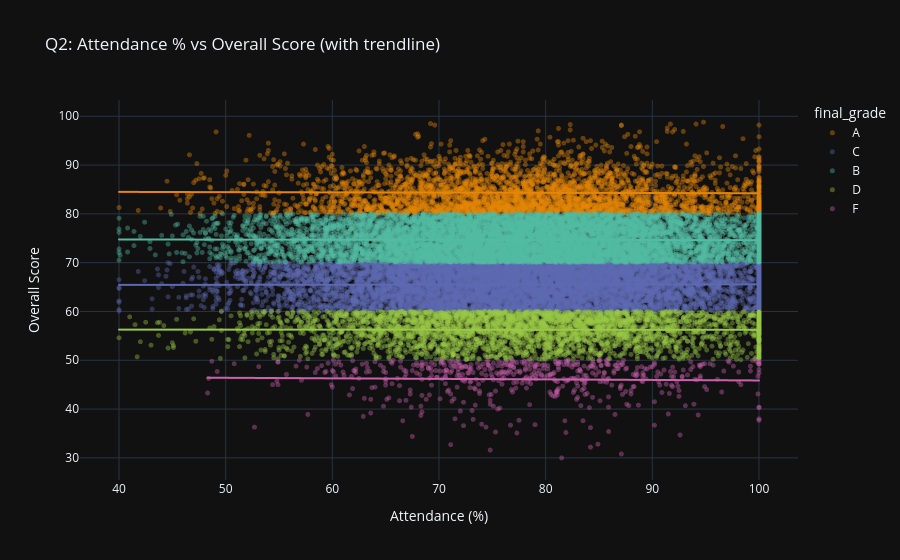

Write notebook code for a chart like this one.
### Markdown cell above
## Q2: Does attendance have a strong positive relationship with scores?

**Answer:** No. The correlation between attendance percentage and overall score is
≈ -0.007 — essentially zero. Attendance alone does not strongly drive performance
in this dataset.

### Code cell
fig = px.scatter(
    df, x='attendance_percentage', y='overall_score', color='final_grade',
    trendline='ols', opacity=0.4, color_discrete_sequence=VIVID,
    title='Q2: Attendance % vs Overall Score (with trendline)',
    labels={'attendance_percentage': 'Attendance (%)', 'overall_score': 'Overall Score'}
)
fig.update_traces(marker=dict(size=5))
fig.show()

### Figure 1 — Plotly figure (JSON) as saved in the notebook; plotly's stock layout.template omitted (floating-point values rounded to 4 significant figures; data arrays with more than 128 entries replaced by an {"elided": "..."} marker saying what was removed)
{"data": [{"hovertemplate": "final_grade=A<br>Attendance (%)=%{x}<br>Overall Score=%{y}<extra></extra>", "legendgroup": "A", "marker": {"color": "rgb(229, 134, 6)", "opacity": 0.4, "size": 5, "symbol": "circle"}, "mode": "markers", "name": "A", "showlegend": true, "type": "scattergl", "x": {"elided": "3338 float values"}, "xaxis": "x", "y": {"elided": "3338 float values"}, "yaxis": "y"}, {"hovertemplate": "<b>OLS trendline</b><br>overall_score = -0.00454955 * attendance_percentage + 84.684<br>R<sup>2</sup>=0.000217<br><br>final_grade=A<br>Attendance (%)=%{x}<br>Overall Score=%{y} <b>(trend)</b><extra></extra>", "legendgroup": "A", "marker": {"color": "rgb(229, 134, 6)", "size": 5, "symbol": "circle"}, "mode": "lines", "name": "A", "showlegend": false, "type": "scattergl", "x": {"elided": "3338 float values"}, "xaxis": "x", "y": {"elided": "3338 float values"}, "yaxis": "y"}, {"hovertemplate": "final_grade=C<br>Attendance (%)=%{x}<br>Overall Score=%{y}<extra></extra>", "legendgroup": "C", "marker": {"color": "rgb(93, 105, 177)", "opacity": 0.4, "size": 5, "symbol": "circle"}, "mode": "markers", "name": "C", "showlegend": true, "type": "scattergl", "x": {"elided": "8756 float values"}, "xaxis": "x", "y": {"elided": "8756 float values"}, "yaxis": "y"}, {"hovertemplate": "<b>OLS trendline</b><br>overall_score = 0.00208735 * attendance_percentage + 65.3603<br>R<sup>2</sup>=0.000074<br><br>final_grade=C<br>Attendance (%)=%{x}<br>Overall Score=%{y} <b>(trend)</b><extra></extra>", "legendgroup": "C", "marker": {"color": "rgb(93, 105, 177)", "size": 5, "symbol": "circle"}, "mode": "lines", "name": "C", "showlegend": false, "type": "scattergl", "x": {"elided": "8756 float values"}, "xaxis": "x", "y": {"elided": "8756 float values"}, "yaxis": "y"}, {"hovertemplate": "final_grade=B<br>Attendance (%)=%{x}<br>Overall Score=%{y}<extra></extra>", "legendgroup": "B", "marker": {"color": "rgb(82, 188, 163)", "opacity": 0.4, "size": 5, "symbol": "circle"}, "mode": "markers", "name": "B", "showlegend": true, "type": "scattergl", "x": {"elided": "9037 float values"}, "xaxis": "x", "y": {"elided": "9037 float values"}, "yaxis": "y"}, {"hovertemplate": "<b>OLS trendline</b><br>overall_score = -0.00230436 * attendance_percentage + 74.8469<br>R<sup>2</sup>=0.000090<br><br>final_grade=B<br>Attendance (%)=%{x}<br>Overall Score=%{y} <b>(trend)</b><extra></extra>", "legendgroup": "B", "marker": {"color": "rgb(82, 188, 163)", "size": 5, "symbol": "circle"}, "mode": "lines", "name": "B", "showlegend": false, "type": "scattergl", "x": {"elided": "9037 float values"}, "xaxis": "x", "y": {"elided": "9037 float values"}, "yaxis": "y"}, {"hovertemplate": "final_grade=D<br>Attendance (%)=%{x}<br>Overall Score=%{y}<extra></extra>", "legendgroup": "D", "marker": {"color": "rgb(153, 201, 69)", "opacity": 0.4, "size": 5, "symbol": "circle"}, "mode": "markers", "name": "D", "showlegend": true, "type": "scattergl", "x": {"elided": "3338 float values"}, "xaxis": "x", "y": {"elided": "3338 float values"}, "yaxis": "y"}, {"hovertemplate": "<b>OLS trendline</b><br>overall_score = -0.000866464 * attendance_percentage + 56.3308<br>R<sup>2</sup>=0.000015<br><br>final_grade=D<br>Attendance (%)=%{x}<br>Overall Score=%{y} <b>(trend)</b><extra></extra>", "legendgroup": "D", "marker": {"color": "rgb(153, 201, 69)", "size": 5, "symbol": "circle"}, "mode": "lines", "name": "D", "showlegend": false, "type": "scattergl", "x": {"elided": "3338 float values"}, "xaxis": "x", "y": {"elided": "3338 float values"}, "yaxis": "y"}, {"hovertemplate": "final_grade=F<br>Attendance (%)=%{x}<br>Overall Score=%{y}<extra></extra>", "legendgroup": "F", "marker": {"color": "rgb(204, 97, 176)", "opacity": 0.4, "size": 5, "symbol": "circle"}, "mode": "markers", "name": "F", "showlegend": true, "type": "scattergl", "x": {"elided": "531 float values"}, "xaxis": "x", "y": {"elided": "531 float values"}, "yaxis": "y"}, {"hovertemplate": "<b>OLS trendline</b><br>overall_score = -0.0108704 * attendance_percentage + 46.9513<br>R<sup>2</sup>=0.001025<br><br>final_grade=F<br>Attendance (%)=%{x}<br>Overall Score=%{y} <b>(trend)</b><extra></extra>", "legendgroup": "F", "marker": {"color": "rgb(204, 97, 176)", "size": 5, "symbol": "circle"}, "mode": "lines", "name": "F", "showlegend": false, "type": "scattergl", "x": {"elided": "531 float values"}, "xaxis": "x", "y": {"elided": "531 float values"}, "yaxis": "y"}], "layout": {"legend": {"title": {"text": "final_grade"}, "tracegroupgap": 0}, "title": {"text": "Q2: Attendance % vs Overall Score (with trendline)"}, "xaxis": {"anchor": "y", "domain": [0, 1], "title": {"text": "Attendance (%)"}}, "yaxis": {"anchor": "x", "domain": [0, 1], "title": {"text": "Overall Score"}}}}
